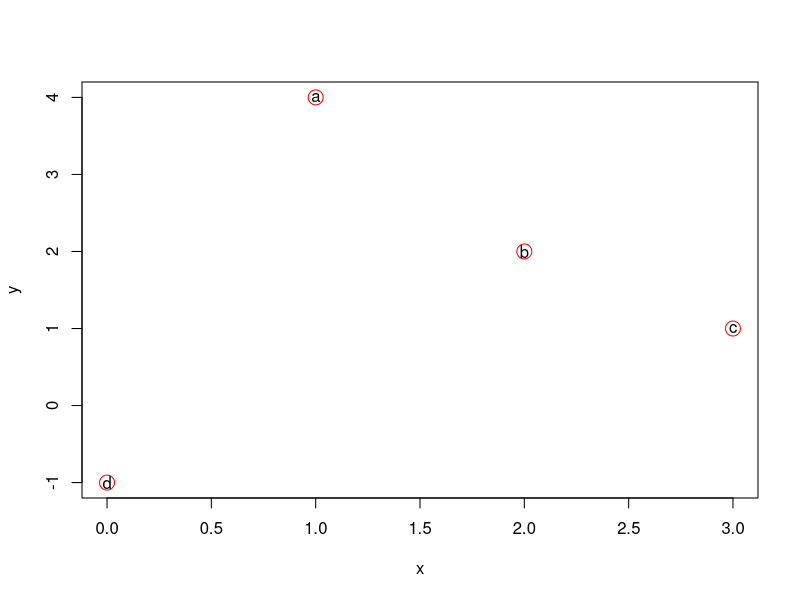

This figure's R source:
# Calculating a distance matrix between points 
# Solution to  https://adamtkocsis.com/rkheion/Exercises/2023-12-11_distance-matrix.html
# 
# the actual points
points <- matrix(c(
  1,4,
  2,2,
  3,1,
  0, -1
), ncol=2, byrow=TRUE)
rownames(points) <- letters[1:4]
colnames(points) <- c("x", "y")
points

# Visualizing the points
plot(points, col="red", cex=2)
text(x=points, label=rownames(points))

# A single Euclidean distance between two points (first and second point)
sqrt(sum((points[1, ] - points[2, ])^2))

################################################################################
# 'Manual' implementation
 
# my container
distmat <- matrix(NA, ncol=nrow(points), nrow=nrow(points))
#matrix(NA, ncol=4, nrow=4)
# rowname and colnames
colnames(distmat) <- rownames(points)
rownames(distmat) <- rownames(points)
distmat


# manually filling in the matrix
# THe distance matrix is symmetric, these two values will be the same!
distmat[1,2] <- sqrt(sum((points[1, ] - points[2, ])^2))
distmat[2,1] <- sqrt(sum((points[2, ] - points[1, ])^2))

# In the main diagonal there will be 0s!
distmat[1,1] <- sqrt(sum((points[1, ] - points[1, ])^2))
distmat[2,2] <- sqrt(sum((points[2, ] - points[2, ])^2))
distmat[3,3] <- sqrt(sum((points[3, ] - points[3, ])^2))
distmat[4,4] <- sqrt(sum((points[4, ] - points[4, ])^2))


################################################################################
# Implementation with a for loop! /1

# my container
distmat <- matrix(NA, ncol=nrow(points), nrow=nrow(points))
#matrix(NA, ncol=4, nrow=4)

colnames(distmat) <- rownames(points)
rownames(distmat) <- rownames(points)


# the inner loop: fix the first point,
# calculate the distances to that from all points with this
first <- 1
for(i in 1:nrow(points)){
  distmat[first,i] <- sqrt(sum((points[first, ] - points[i, ])^2))
}


################################################################################
# Implementation with a for loop! /2

# my container
distmat <- matrix(NA, ncol=nrow(points), nrow=nrow(points))
#matrix(NA, ncol=4, nrow=4)

colnames(distmat) <- rownames(points)
rownames(distmat) <- rownames(points)

# an outer loop used to change the first point
for(j in 1:nrow(points)){
  # the first point
  first <- j

  # inner loop
  for(i in 1:nrow(points)){
    distmat[first,i] <- sqrt(sum((points[first, ] - points[i, ])^2))
  }
}


# the result
distmat

# there is a base function to do exactly this:
dist(points)
# this is a dist-class object, it can be converted into a "proper" matrix with
as.matrix(dist(points))
